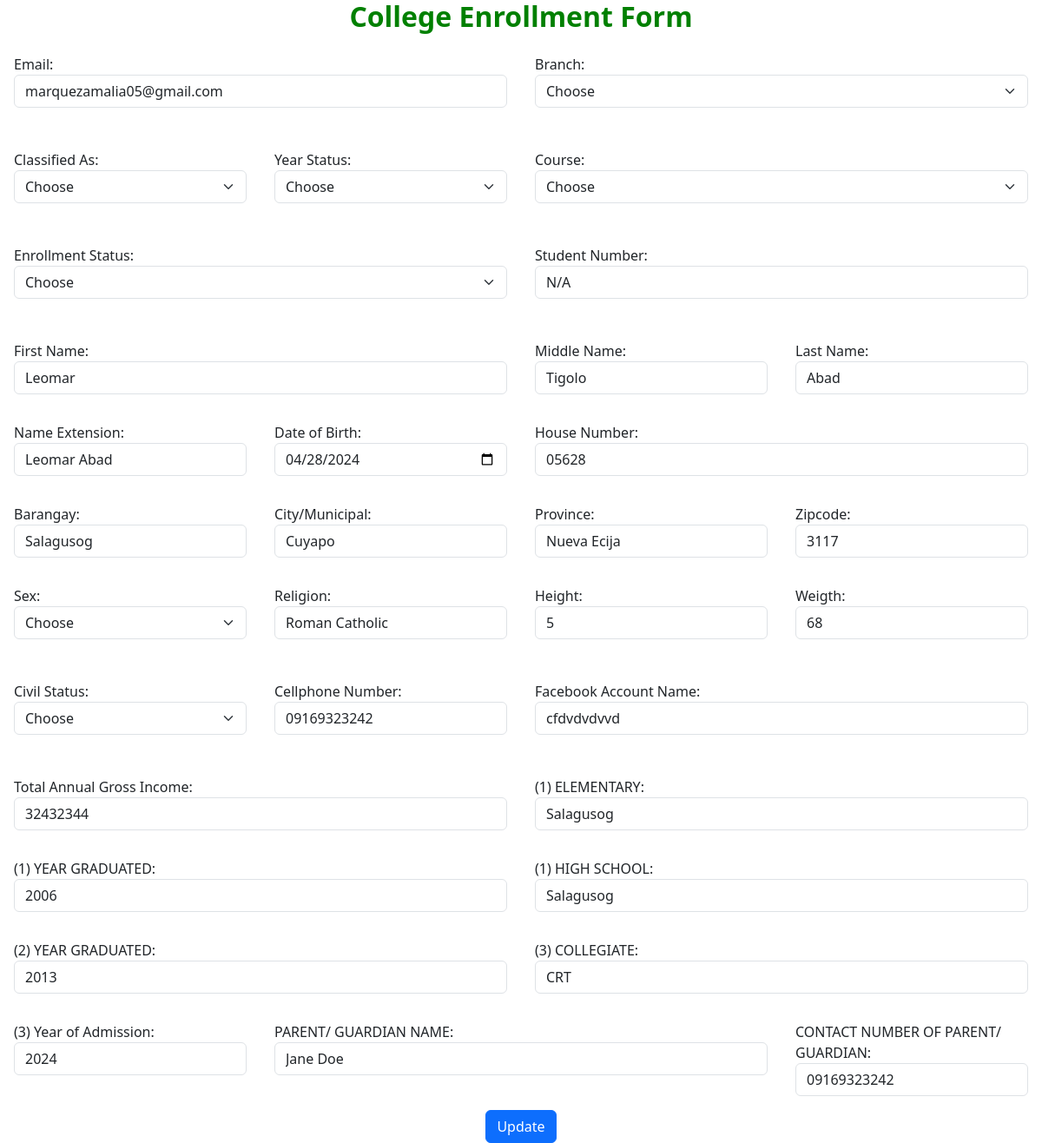
The page /edit.php?edit_id=17 on the database its author committed.
### tables this page shows
CREATE TABLE `college` (
  `id` int(11) NOT NULL,
  `username` varchar(100) NOT NULL,
  `password` varchar(100) NOT NULL,
  `email` varchar(100) NOT NULL,
  `Classified` varchar(100) NOT NULL,
  `year_status` varchar(100) NOT NULL,
  `course` varchar(100) NOT NULL,
  `enrollment_status` varchar(100) NOT NULL,
  `student_number` varchar(100) NOT NULL,
  `firstname` varchar(100) NOT NULL,
  `middle_name` varchar(100) NOT NULL,
  `lastname` varchar(100) NOT NULL,
  `name_extension` varchar(100) NOT NULL,
  `date_birth` varchar(100) NOT NULL,
  `house_number` varchar(100) NOT NULL,
  `barangay` varchar(100) NOT NULL,
  `municipal` varchar(100) NOT NULL,
  `province` varchar(100) NOT NULL,
  `zipcode` varchar(100) NOT NULL,
  `sex` varchar(100) NOT NULL,
  `religion` varchar(100) NOT NULL,
  `height` varchar(100) NOT NULL,
  `weigth` varchar(100) NOT NULL,
  `civil_status` varchar(100) NOT NULL,
  `cellhone_number` varchar(100) NOT NULL,
  `facebook_account` varchar(100) NOT NULL,
  `TotalAnnualGrossIncome` varchar(100) NOT NULL,
  `elementary` varchar(100) NOT NULL,
  `year_graduated` varchar(100) NOT NULL,
  `high_school` varchar(100) NOT NULL,
  `year_graduated_hs` varchar(100) NOT NULL,
  `collegiate` varchar(100) NOT NULL,
  `admission` varchar(100) NOT NULL,
  `parent` varchar(100) NOT NULL,
  `contact_number_parent` varchar(100) NOT NULL,
  `branch` varchar(100) NOT NULL,
  `date_time` varchar(100) NOT NULL
);

### edit.php (the view, shortened to what this page needs)
<?php
 $conn = connection();
 $id = $_GET['edit_id'];
 $sql = "SELECT * FROM `college` WHERE id = $id";
 $result = mysqli_query($conn, $sql);
 if(mysqli_num_rows($result) > 0){
     $row = mysqli_fetch_assoc($result);
     $email = $row['email'];
     $student_number = $row['student_number'];
     $firstname = $row['firstname'];
     $middlename = $row['middle_name'];
     $lastname = $row['lastname'];
     $name_extension = $row['name_extension'];
     $date_birth = $row['date_birth'];
     $house_number = $row['house_number'];
     $barangay = $row['barangay'];
     $municipal = $row['municipal'];
     $province = $row['province'];
     $zipcode = $row['zipcode'];
     $religion = $row['religion'];
     $height = $row['height'];
     $weight = $row['weigth'];
     $cellphone_number = $row['cellhone_number'];
     $facebook = $row['facebook_account'];
     $income = $row['TotalAnnualGrossIncome'];
     $elementary = $row['elementary'];
     $elementary_graduated = $row['year_graduated'];
     $high_school = $row['high_school'];
     $highschool_year_graduated = $row['year_graduated_hs'];
     $college = $row['collegiate'];
     $admission = $row['admission'];
     $parent = $row['parent'];
     $contact_number = $row['contact_number_parent'];
 };
 ?>
 <!DOCTYPE html>
 <html lang="en">
 <head>
    <link href="https://cdn.jsdelivr.net/npm/bootstrap@5.3.3/dist/css/bootstrap.min.css" rel="stylesheet">
 </head>
 <body>
 <h2 style="text-align: center; color: green;"><b>College Enrollment Form</b></h2>
    <form class="form-collge" action="edit.php?edit_id=<?php echo $id; ?>" method="post">
    <div class="w-50 p-3">
         <label for="email">Email:</label>
        <input type="text" class="form-control" name="email" value="<?php echo $email; ?>" placeholder="example@gmail.com" required>
    </div>
    <div class="w-50 p-3">
            <label for="branch">Branch:</label>
    <select class="form-select mb-3" name="branchc" id="">
    <option value="">Choose</option>
    </select>
</div>
    <div class="w-25 p-3">
        <label for="user">Classified As:</label>
    <select class="form-select mb-3" name="user" id="">
        <option value="">Choose</option>
    </select>
</div>
<div class="w-25 p-3">
    <label for="year-status">Year Status:</label>
    <select class="form-select mb-3" name="year-status" id="">
    <option value="">Choose</option>
    </select>
</div>
<div class="w-50 p-3">
    <label for="course">Course:</label>
    <select class="form-select mb-3" name="course" id="">
    <option value="">Choose</option>
    </select>
</div>
<div class="w-50 p-3">
            <label for="student">Enrollment Status:</label>
            <select name="student" id=""  class="form-select mb-3">
                <option value="">Choose</option>
        </select>
</div>
<div class="w-50 p-3">
            <label for="student_number">Student Number:</label>
            <input type="text" name="student_number" value="<?php echo $student_number; ?>" class="form-control" placeholder="Student Number:If none write N/A" required>
</div>
<div class="w-50 p-3">
            <label for="firstname">First Name:</label>
            <input type="text" name="firstname" value="<?php echo $firstname; ?>" class="form-control" placeholder="First Name" required>
</div>
<div class="w-25 p-3">
            <label for="middle-name">Middle Name:</label>
            <input type="text" name="middle-name" value="<?php echo $middlename; ?>" class="form-control" placeholder="Middle Name" required>
</div>
<div class="w-25 p-3">
            <label for="lastname">Last Name:</label>
            <input type="text" name="lastname" value="<?php echo $lastname; ?>" class="form-control" placeholder="Last Name" required>
</div>
<div class="w-25 p-3">
            <label for="name-extension">Name Extension:</label>
            <input type="text" name="name-extension" value="<?php echo $name_extension; ?>" class="form-control" placeholder="Example: Jr., III, Sr. etc.    Note: Please leave it blank if Not Available." required>
</div>
<div class="w-25 p-3">
            <label for="date_birth">Date of Birth:</label>
            <input type="date" name="date_birth" value="<?php echo $date_birth; ?>" class="form-control" placeholder="" required>
</div>
<div class="w-50 p-3">
            <label for="house_number">House Number:</label>
            <input type="text" name="house_number" value="<?php echo $house_number; ?>" class="form-control" placeholder="Building and Street Name*E.g. 123 Sampaguita St." required>
</div>
<div class="w-25 p-3">
            <label for="barangay">Barangay:</label>
            <input type="text" name="barangay" value="<?php echo $barangay; ?>" class="form-control" required>
</div>
<div class="w-25 p-3">
            <label for="municipal">City/Municipal:</label>
            <input type="text" value="<?php echo $municipal; ?>" name="municipal" class="form-control" required>
</div>
<div class="w-25 p-3">
            <label for="province">Province:</label>
            <input type="text" name="province" value="<?php echo $province; ?>" class="form-control" required>
</div>
<div class="w-25 p-3">
            <label for="zipcode">Zipcode:</label>
            <input type="text" name="zipcode" value="<?php echo $zipcode; ?>" class="form-control" required>
</div>
<div class="w-25 p-3">
<label for="sex">Sex:</label>
            <select name="sex" id=""   class="form-select mb-3">
                <option value="">Choose</option>
        </select>
</div>
<div class="w-25 p-3">
        <label for="religion">Religion:</label>
            <input type="text" name="religion" value="<?php echo $religion; ?>" class="form-control" required>
</div>
<div class="w-25 p-3">
            <label for="height">Height:</label>
            <input type="text" name="height" value="<?php echo $height; ?>" class="form-control" required>
</div>
<div class="w-25 p-3">
            <label for="weight">Weigth:</label>
            <input type="text" name="weight" value="<?php echo $weight; ?>" class="form-control" required>
</div>
<div class="w-25 p-3">
            <label for="civil_status">Civil Status:</label>
    <select class="form-select mb-3" name="civil_status" id="">
    <option value="">Choose</option>
    </select>
</div>
<div class="w-25 p-3">
            <label for="cellphone_number">Cellphone Number:</label>
            <input type="number" name="cellphone_number" value="<?php echo $cellphone_number; ?>" class="form-control" placeholder="Contact number must be 11 digits" required>
</div>
<div class="w-50 p-3">
            <label for="fb_account_name">Facebook Account Name:</label>
            <input type="text" name="fb_account_name" value="<?php echo $facebook; ?>" class="form-control" required>
</div>
<div class="w-50 p-3">
            <label for="income">Total Annual Gross Income:</label>
            <input type="number" name="income" value="<?php echo $income; ?>" class="form-control" placeholder="(Parent or guardian)" required>
</div>
<div class="w-50 p-3">
            <label for="elementary">(1) ELEMENTARY:</label>
            <input type="text" name="elementary" value="<?php echo $elementary; ?>" class="form-control" required>
</div>
<div class="w-50 p-3">
            <label for="year_graduated">(1) YEAR GRADUATED:</label>
            <input type="text" name="year_graduated" value="<?php echo $elementary_graduated; ?>" class="form-control" required>
</div>
<div class="w-50 p-3">
            <label for="high_school">(1) HIGH SCHOOL:</label>
            <input type="text" name="high_school" value="<?php echo $high_school; ?>" class="form-control" required>
</div>
<div class="w-50 p-3">
            <label for="highschool_year_graduated">(2) YEAR GRADUATED:</label>
            <input type="text" name="highschool_year_graduated" value="<?php echo $highschool_year_graduated; ?>" class="form-control" required>
</div>
<div class="w-50 p-3">
            <label for="college">(3) COLLEGIATE:</label>
            <input type="text" name="college" value="<?php echo $college; ?>" class="form-control" required>
</div>
<div class="w-25 p-3">
            <label for="admission">(3) Year of Admission:</label>
            <input type="text" name="admission" value="<?php echo $admission; ?>" class="form-control" required>
</div>
<div class="w-50 p-3">
            <label for="parent">PARENT/ GUARDIAN NAME:</label>
            <input type="text" name="parent" value="<?php echo $parent; ?>" class="form-control" required>
</div>
<div class="w-25 p-3">
            <label for="contact_number">CONTACT NUMBER OF PARENT/ GUARDIAN:</label>
            <input type="text" class="form-control" value="<?php echo $contact_number; ?>" name="contact_number" placeholder="Contact number must be 11 digits" required>
</div>
            <button type="submit" name="update"  class="btn btn-primary">Update</button>
        </form>
 </body>
 </html>

### edit.php (style rules this page uses)
.form-collge { display: flex; justify-content: center; flex-wrap: wrap; }

### rows shown on the page
college: email "marquezamalia05@gmail.com", student_number "N/A", firstname "Leomar", middle-name "Tigolo", lastname "Abad", name-extension "Leomar Abad", date_birth "04/28/2024", house_number "05628", barangay "Salagusog", municipal "Cuyapo", province "Nueva Ecija", zipcode "3117", religion "Roman Catholic", height "5", weight "68", cellphone_number "09169323242", fb_account_name "cfdvdvdvvd", income "32432344", elementary "Salagusog", year_graduated "2006", high_school "Salagusog", highschool_year_graduated "2013", college "CRT", admission "2024", parent "Jane Doe", contact_number "09169323242"
